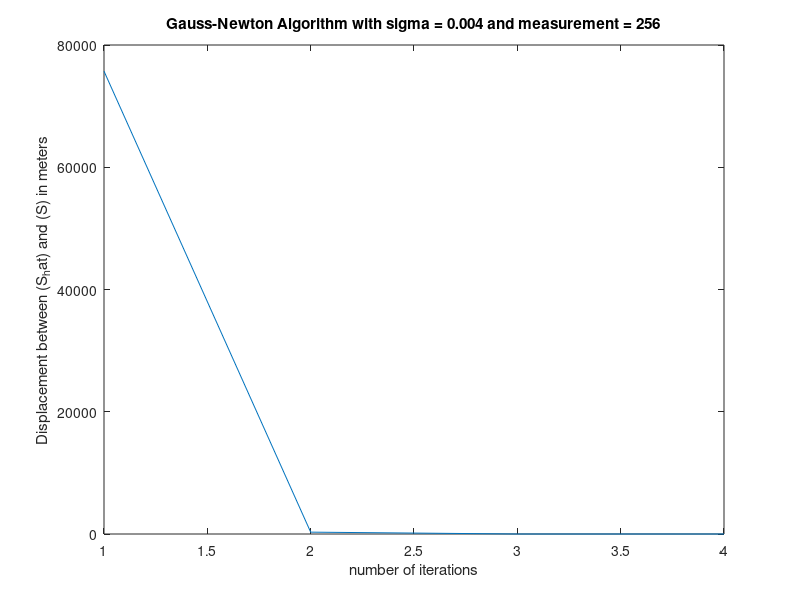

Here is the MATLAB script that generated this plot:
%Simulation Paramter Values all in terms ER (Earth's Radius)
S = transpose([1, 0, 0]);   %Position of Satellite Receiver
S_1 = transpose([3.5852, 2.07, 0]);   %Position of Satellite 1
S_2 = transpose([2.9274, 2.9274, 0]);   %Position of Satellite 2
S_3 = transpose([2.6612, 0, 3.1712]);   %Position of Satellite 3
S_4 = transpose([1.4159, 0, 3.8904]);   %Position of Satellite 4
b_not = 2.354788068*10^-3; %clock bias error

%General displacement magnitude equations

delta_S_1 = S - S_1;   %Satellite 1 to receiver distance vector
delta_S_2 = S - S_2;   %Satellite 2 to receiver distance vector
delta_S_3 = S - S_3;   %Satellite 3 to receiver distance vector
delta_S_4 = S - S_4;   %Satellite 4 to receiver distance vector

%True Range Equations for each Satellite

R_1 = ((transpose(delta_S_1)*delta_S_1)^0.5);   %true range (R_1(S)) to the receiver from Satellite 1
R_2 = ((transpose(delta_S_2)*delta_S_2)^0.5);   %true range (R_2(S)) to the receiver from Satellite 2
R_3 = ((transpose(delta_S_3)*delta_S_3)^0.5);   %true range (R_3(S)) to the receiver from Satellite 3
R_4 = ((transpose(delta_S_4)*delta_S_4)^0.5);   %true range (R_4(S)) to the receiver from Satellite 4

e = ones(4,1);
y_k = zeros(4,1);
R = [R_1, R_2, R_3, R_4]';

sigma_1 = 0;    %no noise.
sigma_2 = 0.0004;   %range error standard deviation of about 2.5km.
sigma_3 = 0.004;    %standard deviation of about 25km.

m = ([1, 4, 16, 256]);

S_hat = [0.93310, 0.25, 0.258819]';

h = R + e*b_not;
v_bar = mean(sigma_1.*randn(4,m(1)),2);
y_bar = h + v_bar;
b_hat = 0;

%Gradient Descent Algorithm

%{
for i = 1:100000;

X_j = ([S_hat', b_hat]');

DS_1 = S_hat - S_1;
DS_2 = S_hat - S_2;
DS_3 = S_hat - S_3;
DS_4 = S_hat - S_4;

True_hat_1 = ((transpose(DS_1)*DS_1)^0.5);
True_hat_2 = ((transpose(DS_2)*DS_2)^0.5);
True_hat_3 = ((transpose(DS_3)*DS_3)^0.5);
True_hat_4 = ((transpose(DS_4)*DS_4)^0.5);
True_hat = [True_hat_1, True_hat_2, True_hat_3, True_hat_4]';

h_j = (True_hat + e*b_hat);

r_hat = ([((DS_1)/(True_hat_1)), ((DS_2)/(True_hat_2)), ((DS_3)/(True_hat_3)), ((DS_4)/(True_hat_4))]);

H = ([r_hat', e]);

alpha = 0.13;


X_j_1 = X_j + alpha*H'*(y_bar - h_j);%Gradient Descent Algorithm

S_hat = X_j_1(1:3);
b_hat = X_j_1(4);

displacement = sqrt((S-S_hat)'*(S-S_hat))*6370*1000


end

plot(displacement,i)
title('Gradient Descent Graph with sigma = 0');
xlabel('number of iterations');
ylabel('Displacement between (S_hat) and (S) in meters');
%}

%Gauss-Newton Algorithm


for i = 1:4;

X_j = ([S_hat', b_hat]');

DS_1 = S_hat - S_1;
DS_2 = S_hat - S_2;
DS_3 = S_hat - S_3;
DS_4 = S_hat - S_4;

True_hat_1 = ((transpose(DS_1)*DS_1)^0.5);
True_hat_2 = ((transpose(DS_2)*DS_2)^0.5);
True_hat_3 = ((transpose(DS_3)*DS_3)^0.5);
True_hat_4 = ((transpose(DS_4)*DS_4)^0.5);
True_hat = [True_hat_1, True_hat_2, True_hat_3, True_hat_4]';

h_j = (True_hat + e*b_hat);



r_hat = ([((DS_1)/(True_hat_1)), ((DS_2)/(True_hat_2)), ((DS_3)/(True_hat_3)), ((DS_4)/(True_hat_4))]);

H = ([r_hat', e]);

H_inv = inv(H);
alpha = 1;


X_j_1 = X_j + alpha*H_inv*(y_bar - h_j);

S_hat = X_j_1(1:3);
b_hat = X_j_1(4);

displacement(i) = sqrt((S-S_hat)'*(S-S_hat))*6370*1000



end

plot(displacement)
title('Gauss-Newton Algorithm with sigma = 0.004 and measurement = 256');
xlabel('number of iterations');
ylabel('Displacement between (S_hat) and (S) in meters');
